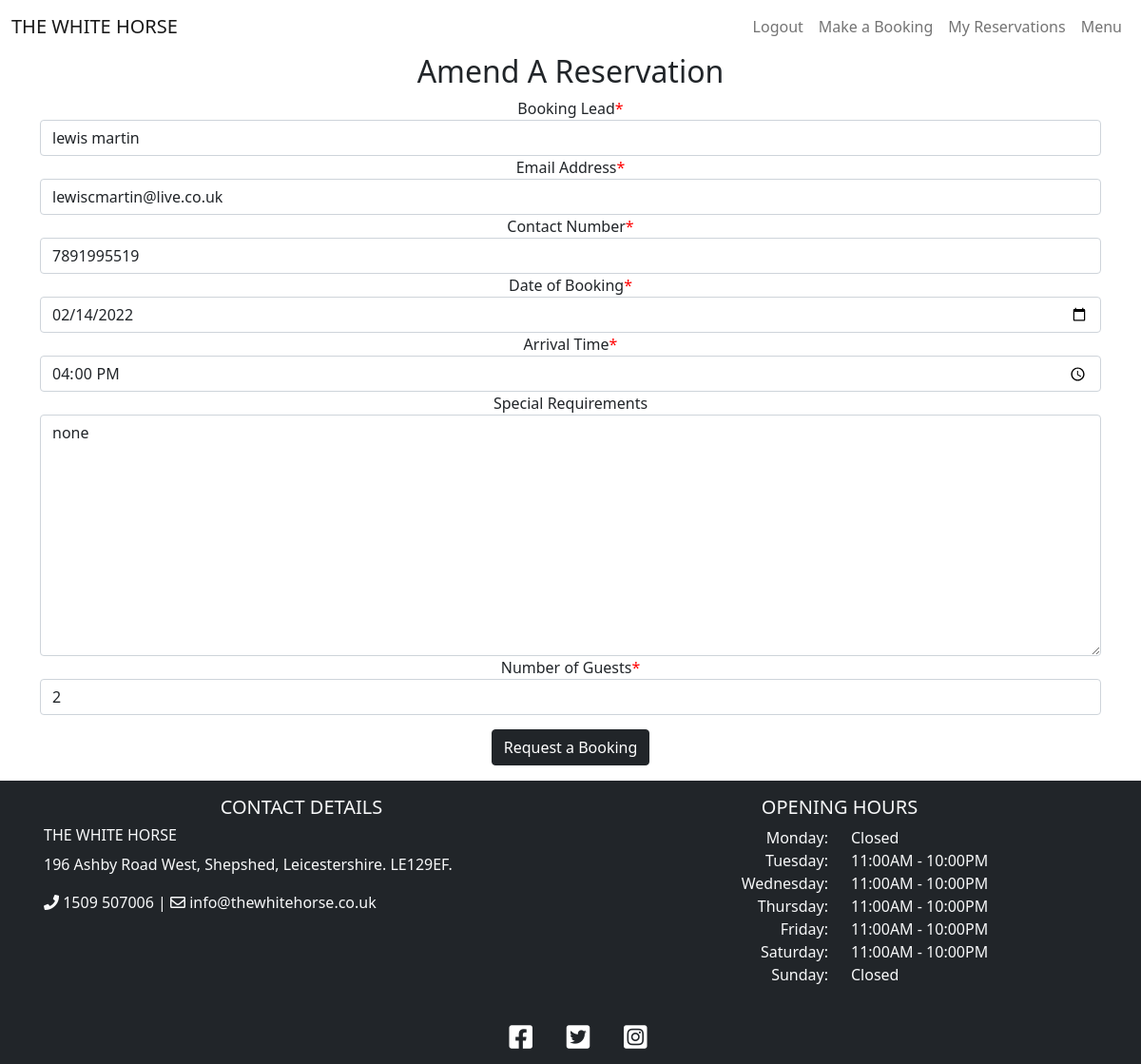
The app's page /amend/35 (signed in) with its own data.
### booking/models.py (models this page shows, shortened)
class Booking(models.Model):
    user = models.ForeignKey(User, on_delete=models.CASCADE)
    lead = models.CharField(max_length=200, blank=False)
    email = models.CharField(max_length=200, blank=False)
    mobile = models.IntegerField(blank=False)
    date = models.DateField(blank=False)
    time = models.TimeField(blank=False)
    notes = models.TextField(max_length=200)
    guests = models.PositiveIntegerField(blank=False)
    status = models.IntegerField(choices=STATUS, default=0)
    class Meta:
        ordering = ['-date']

### booking/views.py (the view)
# urls.py: path('amend/<reservation_id>', views.amend_reservation, name='amend'),
def amend_reservation(request, reservation_id):
    reservation = get_object_or_404(Booking, id=reservation_id)
    context = {
        "lead": reservation.lead,
        "email": reservation.email,
        "mobile": reservation.mobile,
        "date": reservation.date,
        "time": reservation.time,
        "notes": reservation.notes,
        "guests": reservation.guests
    }
    if request.method == 'POST':
        print('post made')
        booking_form = BookingForm(request.POST)
        if booking_form.is_valid():
            print('form valid')
            current_booking = booking_form.save(commit=False)
            current_booking.user = request.user
            current_booking.save()
            return redirect(reverse("reservations"))
        else:
            print('form invalid')
            return render(request, 'amend_booking.html', {
                "booking_form": BookingForm(context)
            })
    else:
        print('start')
        return render(request, 'amend_booking.html', {
                "booking_form": BookingForm(context)
            })

### booking/forms.py (called while the page is built)
def validate_opening_hour(value):
    if not 11 < int(value.hour) < 21:  # do i need value.hour or just value
        raise ValidationError(
            'We only take reservations on the hour between 11AM & 9PM',
            params={'value': value},
        )

### templates/amend_booking.html (shortened to what this page needs)
{% extends "base.html" %}
{% block content %}
{% if user.is_authenticated %}
{% load crispy_forms_tags %}
<div class="container mb-3">
    <div class="row">
        <div class="col-lg-12 text-center">
            <h2>Amend A Reservation</h2>
            <form method="POST" action="{% url 'booking' %}">
                {{ booking_form | crispy }}
                <button type="submit" class="btn btn-dark" value="Post">Request a Booking</button>
            </form>
        </div>
    </div>
</div>
{% endif %}
{% endblock %}

### static/css/style.css (style rules this page uses)
body { background-color: white; }
.site { display: flex; min-height: 100vh; flex-direction: column; }
#div_id_guests { padding-bottom: 15px; }
.asteriskField { color: red; }

### records on screen
Booking: lead "lewis martin", email "lewiscmartin@live.co.uk", mobile "7891995519", date "02/14/2022", time "16:00:00", notes "none", guests "2"
